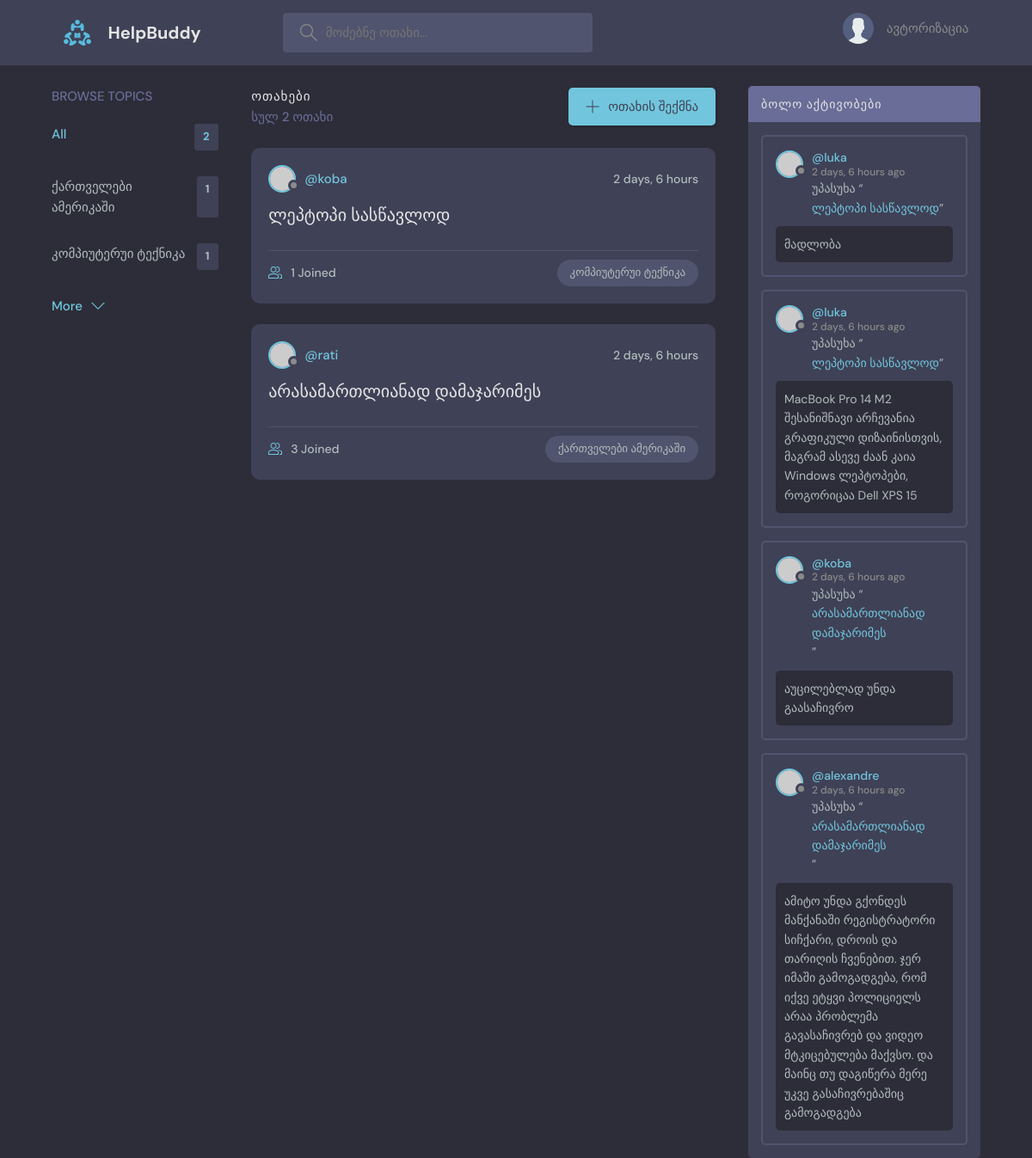
Before: / with the older database file.
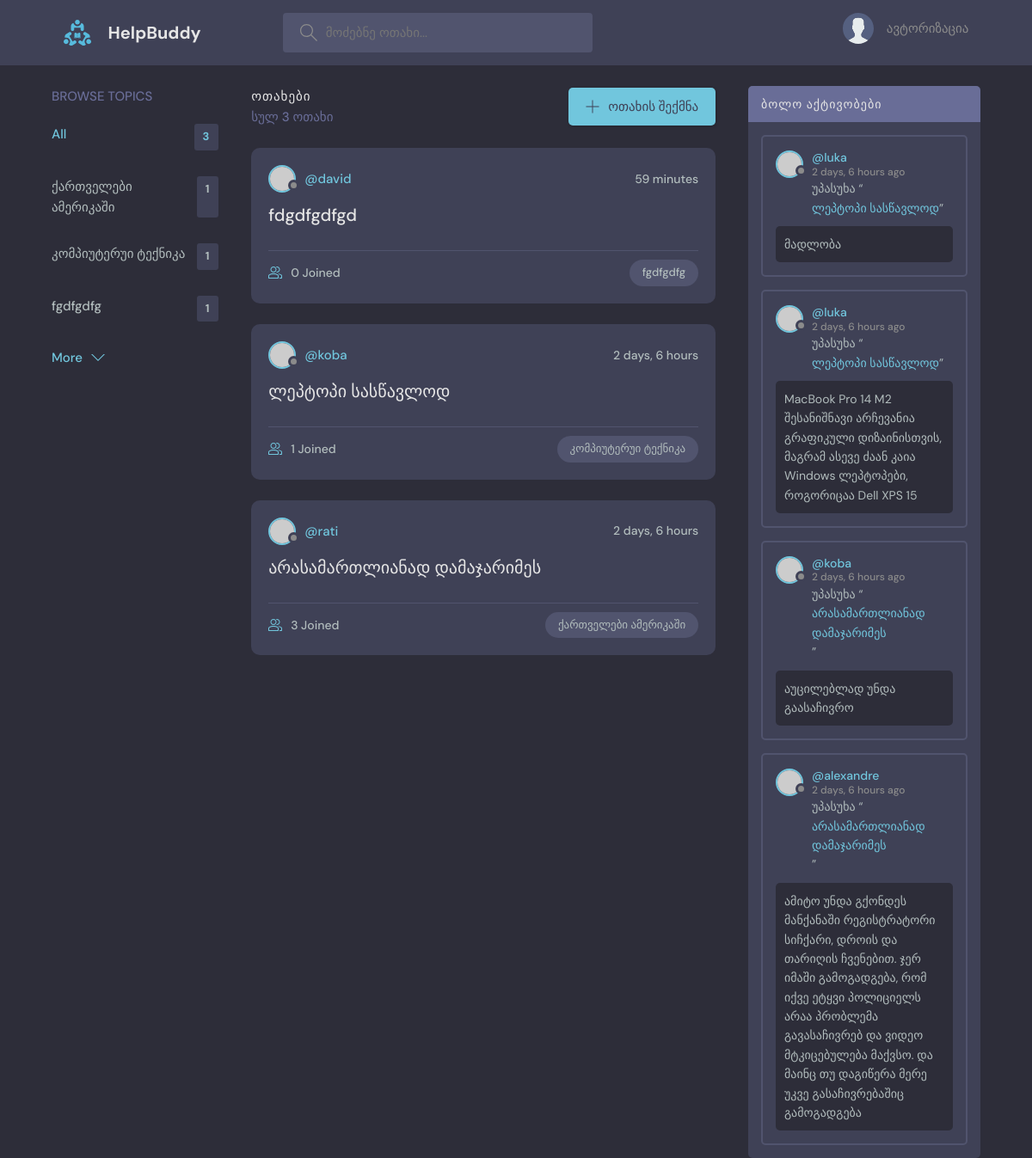
After: the same page with the newer database file.
### base/models.py (models this page shows, shortened)
class Topic(models.Model):
    name = models.CharField(max_length=200)

class Room(models.Model):
    host = models.ForeignKey(User, on_delete=models.SET_NULL, null=True)
    topic = models.ForeignKey(
        Topic, on_delete=models.SET_NULL, null=True)  # Topic CLASS-ი
    name = models.CharField(max_length=200)
    description = models.TextField(null=True, blank=True)
    participants = models.ManyToManyField(
        User, related_name='participants', blank=True)
    updated = models.DateTimeField(auto_now=True)  # ინახავს დროს ყოველ ჯერზე
    created = models.DateTimeField(auto_now_add=True)
    class Meta:
        ordering = ['-updated', '-created']
    def __str__(self):
        return self.name

class Message(models.Model):
    user = models.ForeignKey(User, on_delete=models.CASCADE)
    room = models.ForeignKey(Room, on_delete=models.CASCADE)
    body = models.TextField()
    updated = models.DateTimeField(auto_now=True)
    created = models.DateTimeField(auto_now_add=True)
    class Meta:
        ordering = ['-updated', '-created']

### base/views.py (the view)
# urls.py: path('', views.home, name='home'),
def home(request):
    q = request.GET.get('q') if request.GET.get('q') != None else ''
    rooms = Room.objects.filter(
        Q(topic__name__icontains=q) |
        Q(name__icontains=q) |
        Q(description__icontains=q)
    )  # მოდელი
    topics = Topic.objects.all()[0:5]
    room_count = rooms.count()
    room_messages = Message.objects.all().filter(Q(room__topic__name__icontains=q))
    context = {'rooms': rooms, 'topics': topics,
               'room_count': room_count, 'room_messages': room_messages}
    return render(request, 'base/home.html', context)

### base/templates/base/home.html (shortened to what this page needs)
{% extends "main.html" %}
{% block content %}
<main class="layout layout--3">
  <div class="container">
    {% include 'base/components/topics_component.html' %}
    <div class="roomList">
      <div class="roomList__header">
        <div>
          <h2>ოთახები</h2>
          <p>სულ {{room_count}} ოთახი</p>
        </div>
        <a class="btn btn--main" href="{% url 'create-room' %}">
          <svg
            version="1.1"
            xmlns="http://www.w3.org/2000/svg"
            width="32"
            height="32"
            viewBox="0 0 32 32"
          >
            <title>add</title>
            <path
              d="M16.943 0.943h-1.885v14.115h-14.115v1.885h14.115v14.115h1.885v-14.115h14.115v-1.885h-14.115v-14.115z"
            ></path>
          </svg>
          ოთახის შექმნა
        </a>
      </div>
      {% include 'base/components/feed_component.html' %}
    </div>
    {% include 'base/components/activity_component.html' %}
  </div>
</main>
{% endblock content %}

### base/templates/base/components/topics_component.html
<div class="topics">
  <div class="topics__header">
    <h2>Browse Topics</h2>
  </div>
  <ul class="topics__list">
    <li>
      <a href="{% url 'home' %}" class="active"
        >All <span>{{topics.count}}</span></a
      >
    </li>
    {% for topic in topics %}
    <li>
      <a href="{% url 'home' %}?q={{topic.name}}"
        >{{topic.name}} <span>{{topic.room_set.all.count}}</span></a
      >
    </li>
    {% endfor %}
  </ul>
  <a class="btn btn--link" href="{% url 'topics' %}">
    More
    <svg
      version="1.1"
      xmlns="http://www.w3.org/2000/svg"
      width="32"
      height="32"
      viewBox="0 0 32 32"
    >
      <title>chevron-down</title>
      <path d="M16 21l-13-13h-3l16 16 16-16h-3l-13 13z"></path>
    </svg>
  </a>
</div>

### base/templates/base/components/feed_component.html (shortened to what this page needs)
{% for room in rooms %}
<div class="roomListRoom">
  <div class="roomListRoom__header">
    <a
      href="{% url 'user-profile' room.host.id %}"
      class="roomListRoom__author"
    >
      <div class="avatar avatar--small">
        <img
          src="https://randomuser.me/api/portraits/men/97.jpg"
          alt="profile_image"
        />
      </div>
      <span>@{{room.host.username}}</span>
    </a>
    <div class="roomListRoom__actions">
      <span>{{room.created|timesince}}</span>
    </div>
  </div>
  <div class="roomListRoom__content">
    <a href="{% url 'room' room.id %}">{{room.name}}</a>
  </div>
  <div class="roomListRoom__meta">
    <a href="{% url 'room' room.id %}" class="roomListRoom__joined">
      {{room.participants.all.count}} Joined
    </a>
    <p class="roomListRoom__topic">{{room.topic.name}}</p>
  </div>
</div>
{% endfor %}

### base/templates/base/components/activity_component.html (shortened to what this page needs)
<div class="activities">
  <div class="activities__header">
    <h2>ბოლო აქტივობები</h2>
  </div>
  {% for message in room_messages %}
  <div class="activities__box">
    <div class="activities__boxHeader roomListRoom__header">
      <a
        href="{% url 'user-profile' message.user.id %}"
        class="roomListRoom__author"
      >
        <div class="avatar avatar--small">
          <img
            src="https://randomuser.me/api/portraits/men/97.jpg"
            alt="profile_image"
          />
        </div>
        <p>
          @{{message.user}}
          <span>{{message.created|timesince}} ago</span>
        </p>
      </a>
    </div>
    <div class="activities__boxContent">
      <p>
        უპასუხა “<a href="{% url 'room' message.room.id %}">{{message.room}}</a
        >”
      </p>
      <div class="activities__boxRoomContent">{{message.body}}</div>
    </div>
  </div>
  {% endfor %}
</div>

Changed rows visible on the page:
added Topic: name "fgdfgdfg", room_set.all.count "1"
added Room: host.username "david", created "59 minutes", name "fdgdfgdfgd", participants.all.count "0", topic.name "fgdfgdfg"
Other visible differences:
{{ topics.count }}: "2" → "3"
{{ room_count }}: "2" → "3"
